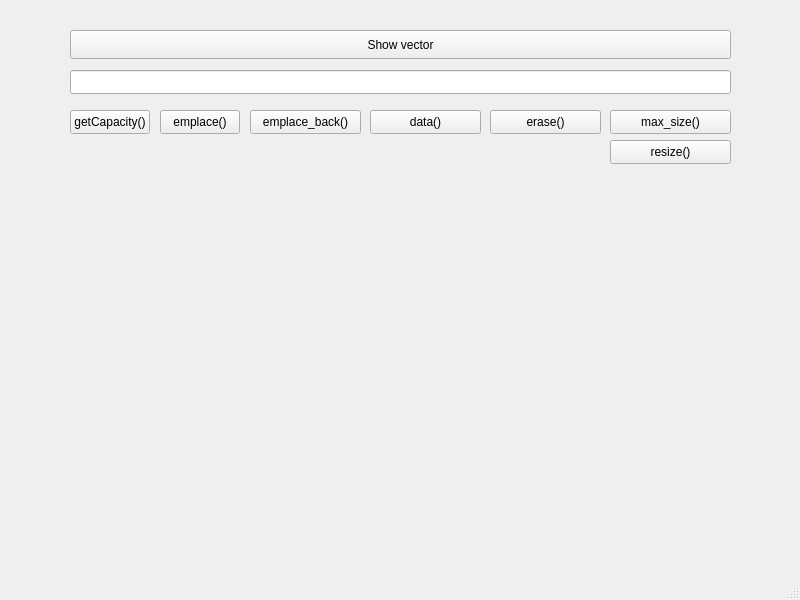
<?xml version="1.0" encoding="UTF-8"?>
<ui version="4.0">
 <class>MainWindow</class>
 <widget class="QMainWindow" name="MainWindow">
  <property name="geometry">
   <rect>
    <x>0</x>
    <y>0</y>
    <width>800</width>
    <height>600</height>
   </rect>
  </property>
  <property name="windowTitle">
   <string>MainWindow</string>
  </property>
  <widget class="QWidget" name="centralwidget">
   <widget class="QPushButton" name="capacityBtn">
    <property name="geometry">
     <rect>
      <x>70</x>
      <y>110</y>
      <width>80</width>
      <height>24</height>
     </rect>
    </property>
    <property name="text">
     <string>getCapacity()</string>
    </property>
   </widget>
   <widget class="QLineEdit" name="lineEdit">
    <property name="geometry">
     <rect>
      <x>70</x>
      <y>70</y>
      <width>661</width>
      <height>24</height>
     </rect>
    </property>
   </widget>
   <widget class="QPushButton" name="emplaceBtn">
    <property name="geometry">
     <rect>
      <x>160</x>
      <y>110</y>
      <width>80</width>
      <height>24</height>
     </rect>
    </property>
    <property name="text">
     <string>emplace()</string>
    </property>
   </widget>
   <widget class="QPushButton" name="emplaceBtn_2">
    <property name="geometry">
     <rect>
      <x>250</x>
      <y>110</y>
      <width>111</width>
      <height>24</height>
     </rect>
    </property>
    <property name="text">
     <string>emplace_back()</string>
    </property>
   </widget>
   <widget class="QPushButton" name="dataBtn">
    <property name="geometry">
     <rect>
      <x>370</x>
      <y>110</y>
      <width>111</width>
      <height>24</height>
     </rect>
    </property>
    <property name="text">
     <string>data()</string>
    </property>
   </widget>
   <widget class="QPushButton" name="eraseBtn">
    <property name="geometry">
     <rect>
      <x>490</x>
      <y>110</y>
      <width>111</width>
      <height>24</height>
     </rect>
    </property>
    <property name="text">
     <string>erase()</string>
    </property>
   </widget>
   <widget class="QPushButton" name="showVectorBtn">
    <property name="geometry">
     <rect>
      <x>70</x>
      <y>30</y>
      <width>661</width>
      <height>29</height>
     </rect>
    </property>
    <property name="text">
     <string>Show vector</string>
    </property>
   </widget>
   <widget class="QPushButton" name="maxSizeBtn">
    <property name="geometry">
     <rect>
      <x>610</x>
      <y>110</y>
      <width>121</width>
      <height>24</height>
     </rect>
    </property>
    <property name="text">
     <string>max_size()</string>
    </property>
   </widget>
   <widget class="QPushButton" name="resizeBtn">
    <property name="geometry">
     <rect>
      <x>610</x>
      <y>140</y>
      <width>121</width>
      <height>24</height>
     </rect>
    </property>
    <property name="text">
     <string>resize()</string>
    </property>
   </widget>
  </widget>
  <widget class="QMenuBar" name="menubar">
   <property name="geometry">
    <rect>
     <x>0</x>
     <y>0</y>
     <width>800</width>
     <height>25</height>
    </rect>
   </property>
  </widget>
  <widget class="QStatusBar" name="statusbar"/>
 </widget>
 <resources/>
 <connections/>
</ui>
